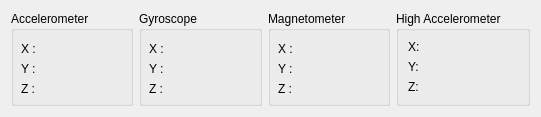
         <widget class="QWidget" name="layoutWidget">
          <property name="geometry">
           <rect>
            <x>631</x>
            <y>1</y>
            <width>541</width>
            <height>100</height>
           </rect>
          </property>
          <layout class="QGridLayout" name="gridLayout_9">
           <item row="0" column="0">
            <widget class="QGroupBox" name="groupBox">
             <property name="title">
              <string>Accelerometer</string>
             </property>
             <widget class="QWidget" name="layoutWidget">
              <property name="geometry">
               <rect>
                <x>10</x>
                <y>30</y>
                <width>102</width>
                <height>15</height>
               </rect>
              </property>
              <layout class="QHBoxLayout" name="horizontalLayout_6">
               <item>
                <widget class="QLabel" name="label">
                 <property name="sizePolicy">
                  <sizepolicy hsizetype="Fixed" vsizetype="Preferred">
                   <horstretch>0</horstretch>
                   <verstretch>0</verstretch>
                  </sizepolicy>
                 </property>
                 <property name="text">
                  <string>X :</string>
                 </property>
                </widget>
               </item>
               <item>
                <widget class="QLabel" name="accXDisplay">
                 <property name="text">
                  <string/>
                 </property>
                </widget>
               </item>
              </layout>
             </widget>
             <widget class="QWidget" name="layoutWidget">
              <property name="geometry">
               <rect>
                <x>10</x>
                <y>50</y>
                <width>102</width>
                <height>15</height>
               </rect>
              </property>
              <layout class="QHBoxLayout" name="horizontalLayout_7">
               <item>
                <widget class="QLabel" name="accYlabel">
                 <property name="sizePolicy">
                  <sizepolicy hsizetype="Fixed" vsizetype="Preferred">
                   <horstretch>0</horstretch>
                   <verstretch>0</verstretch>
                  </sizepolicy>
                 </property>
                 <property name="text">
                  <string>Y :</string>
                 </property>
                </widget>
               </item>
               <item>
                <widget class="QLabel" name="accYDisplay">
                 <property name="text">
                  <string/>
                 </property>
                </widget>
               </item>
              </layout>
             </widget>
             <widget class="QWidget" name="layoutWidget">
              <property name="geometry">
               <rect>
                <x>10</x>
                <y>70</y>
                <width>102</width>
                <height>15</height>
               </rect>
              </property>
              <layout class="QHBoxLayout" name="horizontalLayout_8">
               <item>
                <widget class="QLabel" name="accZlabel">
                 <property name="sizePolicy">
                  <sizepolicy hsizetype="Fixed" vsizetype="Preferred">
                   <horstretch>0</horstretch>
                   <verstretch>0</verstretch>
                  </sizepolicy>
                 </property>
                 <property name="text">
                  <string>Z :</string>
                 </property>
                </widget>
               </item>
               <item>
                <widget class="QLabel" name="accZDisplay">
                 <property name="text">
                  <string/>
                 </property>
                </widget>
               </item>
              </layout>
             </widget>
            </widget>
           </item>
           <item row="0" column="1">
            <widget class="QGroupBox" name="groupBox_2">
             <property name="title">
              <string>Gyroscope</string>
             </property>
             <widget class="QWidget" name="layoutWidget_2">
              <property name="geometry">
               <rect>
                <x>10</x>
                <y>30</y>
                <width>102</width>
                <height>15</height>
               </rect>
              </property>
              <layout class="QHBoxLayout" name="horizontalLayout_9">
               <item>
                <widget class="QLabel" name="gyroXlabel">
                 <property name="sizePolicy">
                  <sizepolicy hsizetype="Fixed" vsizetype="Preferred">
                   <horstretch>0</horstretch>
                   <verstretch>0</verstretch>
                  </sizepolicy>
                 </property>
                 <property name="text">
                  <string>X :</string>
                 </property>
                </widget>
               </item>
               <item>
                <widget class="QLabel" name="gyroXDisplay">
                 <property name="text">
                  <string/>
                 </property>
                </widget>
               </item>
              </layout>
             </widget>
             <widget class="QWidget" name="layoutWidget_3">
              <property name="geometry">
               <rect>
                <x>10</x>
                <y>50</y>
                <width>102</width>
                <height>15</height>
               </rect>
              </property>
              <layout class="QHBoxLayout" name="horizontalLayout_10">
               <item>
                <widget class="QLabel" name="gytoYlabel">
                 <property name="sizePolicy">
                  <sizepolicy hsizetype="Fixed" vsizetype="Preferred">
                   <horstretch>0</horstretch>
                   <verstretch>0</verstretch>
                  </sizepolicy>
                 </property>
                 <property name="text">
                  <string>Y :</string>
                 </property>
                </widget>
               </item>
               <item>
                <widget class="QLabel" name="gyroYDisplay">
                 <property name="text">
                  <string/>
                 </property>
                </widget>
               </item>
              </layout>
             </widget>
             <widget class="QWidget" name="layoutWidget_4">
              <property name="geometry">
               <rect>
                <x>10</x>
                <y>70</y>
                <width>102</width>
                <height>15</height>
               </rect>
              </property>
              <layout class="QHBoxLayout" name="horizontalLayout_11">
               <item>
                <widget class="QLabel" name="gyroZlabel">
                 <property name="sizePolicy">
                  <sizepolicy hsizetype="Fixed" vsizetype="Preferred">
                   <horstretch>0</horstretch>
                   <verstretch>0</verstretch>
                  </sizepolicy>
                 </property>
                 <property name="text">
                  <string>Z :</string>
                 </property>
                </widget>
               </item>
               <item>
                <widget class="QLabel" name="gyroZDisplay">
                 <property name="text">
                  <string/>
                 </property>
                </widget>
               </item>
              </layout>
             </widget>
            </widget>
           </item>
           <item row="0" column="2">
            <widget class="QGroupBox" name="groupBox_3">
             <property name="title">
              <string>Magnetometer</string>
             </property>
             <widget class="QWidget" name="layoutWidget_5">
              <property name="geometry">
               <rect>
                <x>10</x>
                <y>30</y>
                <width>102</width>
                <height>15</height>
               </rect>
              </property>
              <layout class="QHBoxLayout" name="horizontalLayout_12">
               <item>
                <widget class="QLabel" name="magXlabel">
                 <property name="sizePolicy">
                  <sizepolicy hsizetype="Fixed" vsizetype="Preferred">
                   <horstretch>0</horstretch>
                   <verstretch>0</verstretch>
                  </sizepolicy>
                 </property>
                 <property name="text">
                  <string>X :</string>
                 </property>
                </widget>
               </item>
               <item>
                <widget class="QLabel" name="magXDisplay">
                 <property name="text">
                  <string/>
                 </property>
                </widget>
               </item>
              </layout>
             </widget>
             <widget class="QWidget" name="layoutWidget_6">
              <property name="geometry">
               <rect>
                <x>10</x>
                <y>50</y>
                <width>102</width>
                <height>15</height>
               </rect>
              </property>
              <layout class="QHBoxLayout" name="horizontalLayout_13">
               <item>
                <widget class="QLabel" name="magYlabel">
                 <property name="sizePolicy">
                  <sizepolicy hsizetype="Fixed" vsizetype="Preferred">
                   <horstretch>0</horstretch>
                   <verstretch>0</verstretch>
                  </sizepolicy>
                 </property>
                 <property name="text">
                  <string>Y :</string>
                 </property>
                </widget>
               </item>
               <item>
                <widget class="QLabel" name="magYDisplay">
                 <property name="text">
                  <string/>
                 </property>
                </widget>
               </item>
              </layout>
             </widget>
             <widget class="QWidget" name="layoutWidget_7">
              <property name="geometry">
               <rect>
                <x>10</x>
                <y>70</y>
                <width>102</width>
                <height>15</height>
               </rect>
              </property>
              <layout class="QHBoxLayout" name="horizontalLayout_14">
               <item>
                <widget class="QLabel" name="magZlabel">
                 <property name="sizePolicy">
                  <sizepolicy hsizetype="Fixed" vsizetype="Preferred">
                   <horstretch>0</horstretch>
                   <verstretch>0</verstretch>
                  </sizepolicy>
                 </property>
                 <property name="text">
                  <string>Z :</string>
                 </property>
                </widget>
               </item>
               <item>
                <widget class="QLabel" name="magZDisplay">
                 <property name="text">
                  <string/>
                 </property>
                </widget>
               </item>
              </layout>
             </widget>
            </widget>
           </item>
           <item row="0" column="3">
            <widget class="QGroupBox" name="groupBox_6">
             <property name="title">
              <string>High Accelerometer</string>
             </property>
             <layout class="QGridLayout" name="gridLayout_6">
              <item row="0" column="0">
               <layout class="QHBoxLayout" name="horizontalLayout_20">
                <item>
                 <widget class="QLabel" name="highGXLabel">
                  <property name="sizePolicy">
                   <sizepolicy hsizetype="Minimum" vsizetype="Preferred">
                    <horstretch>0</horstretch>
                    <verstretch>0</verstretch>
                   </sizepolicy>
                  </property>
                  <property name="text">
                   <string>X: </string>
                  </property>
                 </widget>
                </item>
                <item>
                 <widget class="QLabel" name="highGXDisplay">
                  <property name="sizePolicy">
                   <sizepolicy hsizetype="Maximum" vsizetype="Preferred">
                    <horstretch>0</horstretch>
                    <verstretch>0</verstretch>
                   </sizepolicy>
                  </property>
                  <property name="text">
                   <string/>
                  </property>
                 </widget>
                </item>
               </layout>
              </item>
              <item row="1" column="0">
               <layout class="QHBoxLayout" name="horizontalLayout_22">
                <item>
                 <widget class="QLabel" name="highGYLabel_2">
                  <property name="sizePolicy">
                   <sizepolicy hsizetype="Minimum" vsizetype="Preferred">
                    <horstretch>0</horstretch>
                    <verstretch>0</verstretch>
                   </sizepolicy>
                  </property>
                  <property name="text">
                   <string>Y: </string>
                  </property>
                 </widget>
                </item>
                <item>
                 <widget class="QLabel" name="highGYDisplay">
                  <property name="sizePolicy">
                   <sizepolicy hsizetype="Maximum" vsizetype="Preferred">
                    <horstretch>0</horstretch>
                    <verstretch>0</verstretch>
                   </sizepolicy>
                  </property>
                  <property name="text">
                   <string/>
                  </property>
                 </widget>
                </item>
               </layout>
              </item>
              <item row="2" column="0">
               <layout class="QHBoxLayout" name="horizontalLayout_23">
                <item>
                 <widget class="QLabel" name="highGZLabel">
                  <property name="sizePolicy">
                   <sizepolicy hsizetype="Minimum" vsizetype="Preferred">
                    <horstretch>0</horstretch>
                    <verstretch>0</verstretch>
                   </sizepolicy>
                  </property>
                  <property name="text">
                   <string>Z: </string>
                  </property>
                 </widget>
                </item>
                <item>
                 <widget class="QLabel" name="highGZDisplay">
                  <property name="sizePolicy">
                   <sizepolicy hsizetype="Maximum" vsizetype="Preferred">
                    <horstretch>0</horstretch>
                    <verstretch>0</verstretch>
                   </sizepolicy>
                  </property>
                  <property name="text">
                   <string/>
                  </property>
                 </widget>
                </item>
               </layout>
              </item>
             </layout>
            </widget>
           </item>
          </layout>
         </widget>
